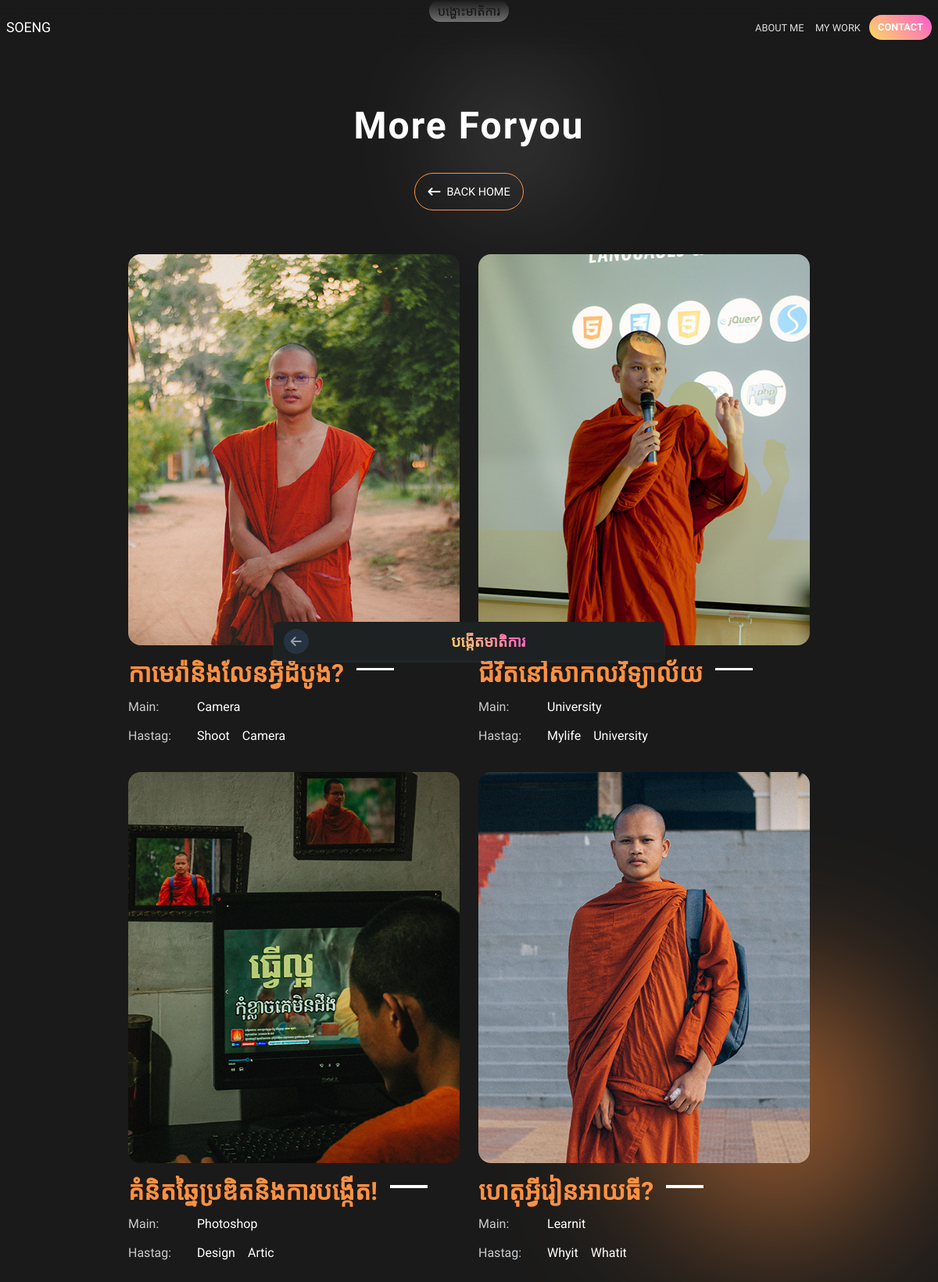
The app's page /detail/?post=5 with its own data.
### tables this page shows
CREATE TABLE `posts` (
  `id` int(11) NOT NULL,
  `status` tinyint(4) NOT NULL DEFAULT 1,
  `title` varchar(200) NOT NULL,
  `main_title` varchar(100) DEFAULT NULL,
  `hastag` varchar(200) DEFAULT NULL,
  `img` varchar(255) NOT NULL,
  `file` varchar(255) NOT NULL,
  `created_at` datetime DEFAULT current_timestamp(),
  `updated_at` datetime DEFAULT NULL ON UPDATE current_timestamp()
);

### detail/index.php (the view, shortened to what this page needs)
<?php
    include '../php/checkuser/index.php';
    include '../php/dbcon/index.php';
    include '../layout/index.php';
    $id = $_GET['post'];
    $sql = "SELECT * FROM posts WHERE id ='$id'";
    $result = $conn->query($sql);
    if($result){
        $item_detail = $result->fetch_assoc();
        $main_title_sql = convertToListSql($item_detail['main_title'],'main_title');
        $hastag_sql = convertToListSql($item_detail['hastag'],'hastag');
        $sql = "SELECT * FROM posts
            WHERE ($main_title_sql)
            OR ($hastag_sql)";
        $foryou = $conn->query($sql);
    }else{
        location_back();
        return;
    }
?>
    <main class="web-main over-h">
        <section class="get-detail">
        <?php
        if($foryou && $foryou->num_rows > 0){?>
        <section class="my-story">
            <div class="my-story-body">
                <div class="header default-content-header df-c">
                    <div class="con">
                        <h2>More Foryou</h2>
                        <div class="main-btn df-c">
                            <a href="<?=getBaseUrl('')?>" class="btn icon icon-ra">
                                <i class="fa-solid fa-arrow-left-long right-05" style="margin-left: 0rem;"></i>
                                <span>Back Home</span>
                            </a>
                        </div>
                    </div>
                </div>
                <div class="box">
                    <ul>
                    <?php
                        foreach ($foryou as $item) { ?>
                            <li style="--bg-img: url('<?=getBaseUrl('upload/'.$item['img'])?>');"
                                data-aos="zoom-in" class="aos-init aos-animate">
                            <div class="image"
                            onclick="location.href='<?=getBaseUrl('detail/?post='.$item['id'])?>'">
                                <img class="img-c"
                                    loading="lazy"
                                    srcset="
                                    <?=getBaseUrl('upload/'.$item['img'])?>?width=100? 100w,
                                    <?=getBaseUrl('upload/'.$item['img'])?>?width=200? 200w,
                                    <?=getBaseUrl('upload/'.$item['img'])?>?width=400? 400w,
                                    <?=getBaseUrl('upload/'.$item['img'])?>?width=800? 800w,
                                    <?=getBaseUrl('upload/'.$item['img'])?>?width=1000? 1000w,
                                    <?=getBaseUrl('upload/'.$item['img'])?>?width=1200? 1200w,
                                    "
                                    sizes="(max-width: 800px) 100vw, 50vw"
                                    decoding="async"
                                    fetchPriority = "high"
                                    effect="blur"
                                alt="">
                            </div>
                            <div class="text">
                                <div class="title df-l"
                                onclick="location.href='<?=getBaseUrl('detail/?post='.$item['id'])?>'">
                                    <h2><?=$item['title']?></h2>
                                    <span></span>
                                </div>
                            </div>
                            <div class="detail">
                                <div class="list df-l">
                                    <strong>Main:</strong>
                                    <div class="text df-l">
                                        <?=convertToLinks($item['main_title'],getBaseUrl('search/?post='))?>
                                    </div>
                                </div>
                                <div class="list df-l">
                                    <strong>Hastag:</strong>
                                    <div class="text df-l">
                                        <?=convertToLinks($item['hastag'],getBaseUrl('search/?post='))?>
                                    </div>
                                </div>
                            </div>
                        </li>
                        <?php
                            }
                        ?>
                    </ul>
                </div>
            </div>
        </section>
        <?php
            }
        ?>
</body>
</html>

### php/geturl/index.php (shortened to what this page needs)
<?php
function getBaseUrl($url) {
    $protocol = (!empty($_SERVER['HTTPS']) && $_SERVER['HTTPS'] !== 'off' || $_SERVER['SERVER_PORT'] == 443) ? "https://" : "http://";
    $host = $_SERVER['HTTP_HOST'];
    $baseUrl = $protocol . $host;
    return $baseUrl . '/'. $url;
}
function convertToLinks($inputString,$location)
{
    $words = explode(' ', $inputString);
    $result = '';
    foreach ($words as $word) {
        $result .= '<a href="'.$location. htmlspecialchars($word) .'"><p>' . htmlspecialchars($word) . '</p></a>';
    }
    return $result;
}
function convertToListSql($inputString,$fiel_name)
{
    $words = explode(' ', $inputString);
    $result = '';
    foreach ($words as $index => $word) {
        $result .= $fiel_name." LIKE '%" . $word . "%'";
        if ($index < count($words) - 1) {
            $result .= ' OR ';
        }
    }
    return $result;
}

### css/main.css (style rules this page uses)
* { margin: 0; padding: 0; list-style: none; text-decoration: none; list-style: none; border: none; box-sizing: border-box; font-family: "Roboto", sans-serif; }
:root { --sg-bglight: #fff; --sg-bgblack: #f0f2f5; --sg-bgblack-01: rgba(0, 0, 0, 0.05); --sgbgBlack-hover: #e4e6eb; --sg-mainColor-yellow: #ee7a2c; --sg-maincolor-light: #fff; --sg-color-light-spec: #f0f2f5; --sg-main-gradientColor: linear-gradient(147deg, #ffe53b 0%, #d3145b 74%); --sg-main-gradienColorHover: linear-gradient( 45deg, #fbda61 0%, #ff5acd 100% ); --sg-main-yellowlight: #ffe53b; --sg-button-blue: #1876f2; --sg-button-blueHover: #1876f2c7; --sg-border-input: #e0e3e8; --sg-border-00: #e0e9fb; --sg-border-mainApp: #dedfe1; --sg-iconboxShadow: 0px 1px 1px 1px rgb(151 151 151 / 10%); --sg-color-def: rgb(0, 0, 0); --sg-color-text: rgba(0, 0, 0, 0.829); --sg-color-spece: #918a8a; --sg-fontBat: "Battambang", system-ui; --sg-fontKous: "Koh Santepheap", serif; --sg-fontMolpali: "Moulpali", sans-serif; --sg-fontMol: "Moul", serif; --sg-fontRoboto: "Roboto", sans-serif; --sg-fontNotoKH: "Nokora", sans-serif; --sg-fontLogo: "Bruno Ace SC", sans-serif; --sg-fontbrand: "Bricolage Grotesque", sans-serif; --sg-font-noto: "Battambang", system-ui; --sg-mainblack: rgb(26,26,26); --sg-bgblack-art: rgb(35,36,38); --sg-main-color-pink: rgb(242,24,103); --sg-main-color-yellow: rgb(255, 145, 66); --sg-main-bg: rgb(15, 15, 15); --sg-main-bg-header: rgba(15, 15, 15, 0.952); --sg-main-bg-search: rgb(16, 22, 29); --sg-main-bg-btn-signin: rgb(28, 37, 47); --sg-main-bg-btn-signin-hover: rgb(38, 51, 66); --sg-color-text: #999c9f; --sg-color-text-hover: #d5d5d5; --sg-color-white: #ffffff; --sg-color-text-black: rgb(15, 15, 15); --sg-color-main: rgb(241, 199, 55); --sg-maincolor: rgb(225, 29, 72); --fds-gray-00: rgb(22, 21, 29); --fds-grayOpLogo-00: 100%; --fds-grayheadr-00: rgb(29 33 33); --fds-grayheadrinputBoder-00: #444444; --fds-grayheadrBoder-00: #44444400; --fds-grayheadrIcon-00: rgb(12, 22, 27); --fds-grayheadrBglaungu-00: #44444462; --fds-graysibar-00: rgb(34, 34, 34); --fds-graysibar-nav: #6161613b; --fds-grayoutlinenav: #444444; --fds-graynavHover: #44444462; --fds-grayheaderbgHover: #44444462; --fds-grayheaderHover: #ffffffe3; --fds-grayheaderHoverTow: #ddd2d2; --fds-graColor: #fff; --fds-graColorNav: #ddd2d2; --fds-gBlueto-wiedth: #ddd2d2; --fds-graColorHeader: #fff; --fds-grayBgNotisviction: rgb(38 37 37 / 29%); --fds-grayBgNotisvictionShadow: rgb(0 0 0 / 17%); --fds-grayBgNotisvictionHover: #d0dbeb2f; --fds-grayBgNotisvictionBgArtical: #79797921; --fds-grayBgNotisvictionBgArticaltow: #79797938; }
body { overflow: hidden; overflow-y: scroll; background: var(--sg-mainblack); }
body { margin: 0 auto; width: 100%; height: auto; }
body:has(.web-form-active) { overflow-y: hidden; }
.df-c, .df-s, .df-l, .df-r { display: flex; align-items: center; justify-content: center; }
.df-s { justify-content: space-between; }
.df-l { justify-content: left !important; }
.db-c { display: block; margin: 0 auto; }
.img-c, .img-co { display: block; margin: 0 auto; width: 100%; height: 100%; object-fit: cover; }
.over-h { overflow: hidden !important; }
.icon { display: flex; align-items: center; justify-content: center; width: 2.5rem; height: 2.5rem; font-size: 1rem; }
.icon-sm { width: 2.2rem; height: 2.2rem; font-size: 1.1rem; }
.icon-ra { box-sizing: border-box; border-radius: 50px; }
.btn { display: flex; align-items: center; justify-content: center; padding: 0.2rem 0.7rem; font-size: 1rem; }
.left-05 { margin-left: 0.5rem; }
.right-05 { margin-right: 0.5rem; }

### records on screen
posts: img (picture), title "កាមេរ៉ានិងលែនអ្វីដំបូង?", main_title "camera", hastag "shoot", hastag "camera"
posts: img (picture), title "ជីវិតនៅសាកលវិទ្យាល័យ", main_title "university", hastag "mylife", hastag "university"
posts: img (picture), title "គំនិតឆ្នៃប្រឌិតនិងការបង្កើត!", main_title "photoshop", hastag "design", hastag "artic"
posts: img (picture), title "ហេតុអ្វីរៀនអាយធី?", main_title "learnit", hastag "whyit", hastag "whatit"
